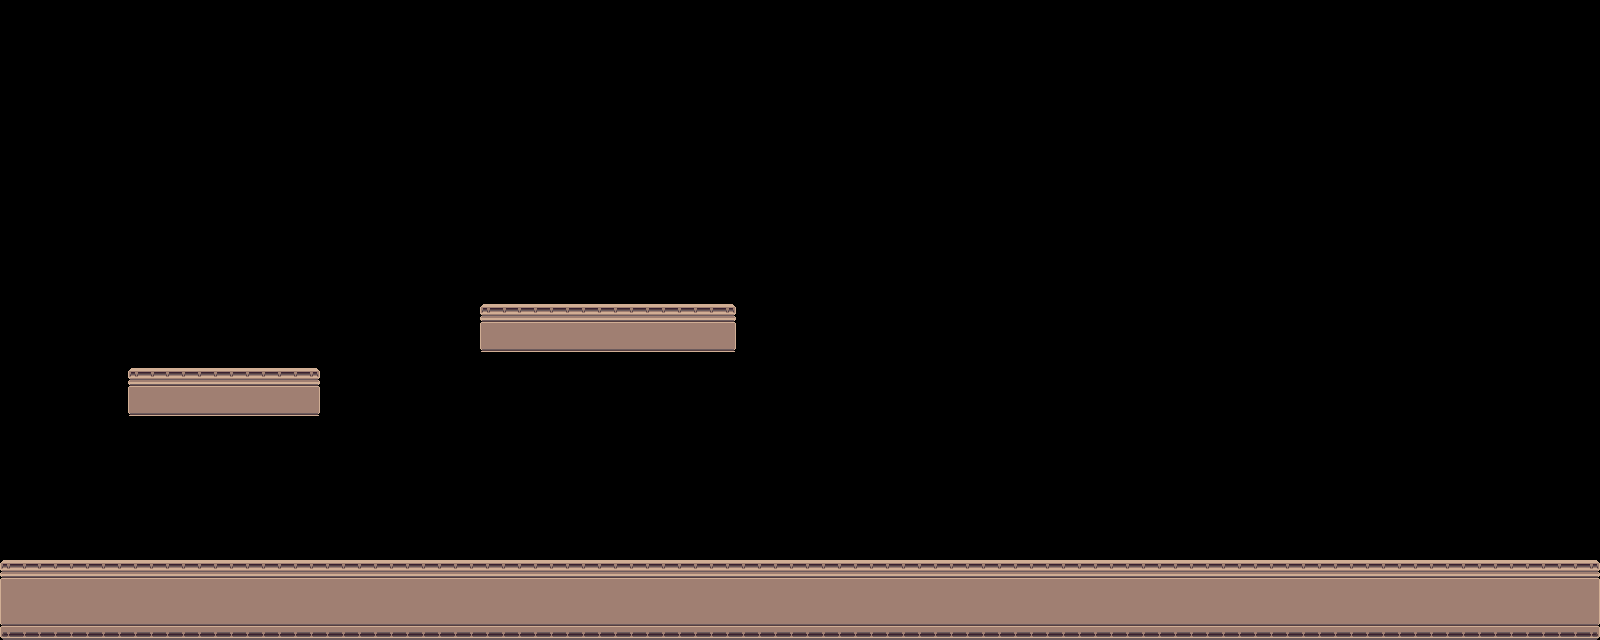

A 2D game scene composited from a Tiled map and its tileset images. What follows is a short description and the map's XML, with every tile layer's data as written:
An orthogonal 50x20 tile map with 32x32 px tiles, 1 tile layer (Tile Layer 1) and 4 objects (3x Wall, Player).

<map version="1.2" tiledversion="1.2.5" orientation="orthogonal" renderorder="right-down" width="50" height="20" tilewidth="32" tileheight="32" infinite="0" nextlayerid="4" nextobjectid="6">
 <tileset firstgid="1" source="../tilesets/tiles.tsx" />
 <layer id="1" name="Tile Layer 1" width="50" height="20">
  <data encoding="csv">
0,0,0,0,0,0,0,0,0,0,0,0,0,0,0,0,0,0,0,0,0,0,0,0,0,0,0,0,0,0,0,0,0,0,0,0,0,0,0,0,0,0,0,0,0,0,0,0,0,0,
0,0,0,0,0,0,0,0,0,0,0,0,0,0,0,0,0,0,0,0,0,0,0,0,0,0,0,0,0,0,0,0,0,0,0,0,0,0,0,0,0,0,0,0,0,0,0,0,0,0,
0,0,0,0,0,0,0,0,0,0,0,0,0,0,0,0,0,0,0,0,0,0,0,0,0,0,0,0,0,0,0,0,0,0,0,0,0,0,0,0,0,0,0,0,0,0,0,0,0,0,
0,0,0,0,0,0,0,0,0,0,0,0,0,0,0,0,0,0,0,0,0,0,0,0,0,0,0,0,0,0,0,0,0,0,0,0,0,0,0,0,0,0,0,0,0,0,0,0,0,0,
0,0,0,0,0,0,0,0,0,0,0,0,0,0,0,0,0,0,0,0,0,0,0,0,0,0,0,0,0,0,0,0,0,0,0,0,0,0,0,0,0,0,0,0,0,0,0,0,0,0,
0,0,0,0,0,0,0,0,0,0,0,0,0,0,0,0,0,0,0,0,0,0,0,0,0,0,0,0,0,0,0,0,0,0,0,0,0,0,0,0,0,0,0,0,0,0,0,0,0,0,
0,0,0,0,0,0,0,0,0,0,0,0,0,0,0,0,0,0,0,0,0,0,0,0,0,0,0,0,0,0,0,0,0,0,0,0,0,0,0,0,0,0,0,0,0,0,0,0,0,0,
0,0,0,0,0,0,0,0,0,0,0,0,0,0,0,0,0,0,0,0,0,0,0,0,0,0,0,0,0,0,0,0,0,0,0,0,0,0,0,0,0,0,0,0,0,0,0,0,0,0,
0,0,0,0,0,0,0,0,0,0,0,0,0,0,0,0,0,0,0,0,0,0,0,0,0,0,0,0,0,0,0,0,0,0,0,0,0,0,0,0,0,0,0,0,0,0,0,0,0,0,
0,0,0,0,0,0,0,0,0,0,0,0,0,0,0,0,0,0,0,0,0,0,0,0,0,0,0,0,0,0,0,0,0,0,0,0,0,0,0,0,0,0,0,0,0,0,0,0,0,0,
0,0,0,0,0,0,0,0,0,0,0,0,0,0,0,33,34,34,34,34,34,34,35,0,0,0,0,0,0,0,0,0,0,0,0,0,0,0,0,0,0,0,0,0,0,0,0,0,0,0,
0,0,0,0,0,0,0,0,0,0,0,0,0,0,0,0,0,0,0,0,0,0,0,0,0,0,0,0,0,0,0,0,0,0,0,0,0,0,0,0,0,0,0,0,0,0,0,0,0,0,
0,0,0,0,33,34,34,34,34,35,0,0,0,0,0,0,0,0,0,0,0,0,0,0,0,0,0,0,0,0,0,0,0,0,0,0,0,0,0,0,0,0,0,0,0,0,0,0,0,0,
0,0,0,0,0,0,0,0,0,0,0,0,0,0,0,0,0,0,0,0,0,0,0,0,0,0,0,0,0,0,0,0,0,0,0,0,0,0,0,0,0,0,0,0,0,0,0,0,0,0,
0,0,0,0,0,0,0,0,0,0,0,0,0,0,0,0,0,0,0,0,0,0,0,0,0,0,0,0,0,0,0,0,0,0,0,0,0,0,0,0,0,0,0,0,0,0,0,0,0,0,
0,0,0,0,0,0,0,0,0,0,0,0,0,0,0,0,0,0,0,0,0,0,0,0,0,0,0,0,0,0,0,0,0,0,0,0,0,0,0,0,0,0,0,0,0,0,0,0,0,0,
0,0,0,0,0,0,0,0,0,0,0,0,0,0,0,0,0,0,0,0,0,0,0,0,0,0,0,0,0,0,0,0,0,0,0,0,0,0,0,0,0,0,0,0,0,0,0,0,0,0,
0,0,0,0,0,0,0,0,0,0,0,0,0,0,0,0,0,0,0,0,0,0,0,0,0,0,0,0,0,0,0,0,0,0,0,0,0,0,0,0,0,0,0,0,0,0,0,0,0,0,
33,34,34,34,34,34,34,34,34,34,34,34,34,34,34,34,34,34,34,34,34,34,34,34,34,34,34,34,34,34,34,34,34,34,34,34,34,34,34,34,34,34,34,34,34,34,34,34,34,35,
49,50,50,50,50,50,50,50,50,50,50,50,50,50,50,50,50,50,50,50,50,50,50,50,50,50,50,50,50,50,50,50,50,50,50,50,50,50,50,50,50,50,50,50,50,50,50,50,50,51
</data>
 </layer>
 <objectgroup id="2" name="Walls">
  <object id="3" name="Wall" x="0" y="560" width="1600" height="80" />
  <object id="4" name="Wall" x="128" y="368" width="192" height="48" />
  <object id="5" name="Wall" x="480" y="304" width="256" height="48" />
 </objectgroup>
 <objectgroup id="3" name="Spawns">
  <object id="1" name="Player" x="32" y="504" width="32" height="56" />
 </objectgroup>
</map>
